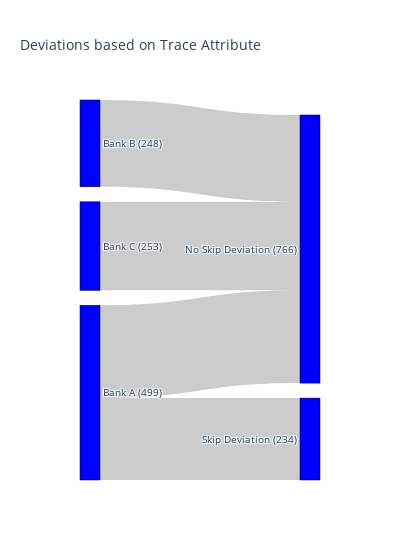

Write notebook code for a chart like this one.
### Code cell
import plotly.graph_objects as go

fig = go.Figure(data=[go.Sankey(
    node = dict(
      pad = 15,
      thickness = 20,
      line = dict(color = "black", width = 0.5),
      label = labels,
      color = "blue"
    ),
    link = dict(
      source = source, 
      target = target,
      value = value
  ))])

fig.update_layout(title_text="Deviations based on Trace Attribute", font_size=10)
fig.update_layout(width=int(400))
fig.show()

### Figure 1 — Plotly figure (JSON) as saved in the notebook; plotly's stock layout.template omitted (floating-point values rounded to 4 significant figures)
{"data": [{"link": {"source": [2, 2, 0, 0, 1, 1], "target": [3, 4, 3, 4, 3, 4], "value": [253, 0, 265, 234, 248, 0]}, "node": {"color": "blue", "label": ["Bank A (499)", "Bank B (248)", "Bank C (253)", "No Skip Deviation (766)", "Skip Deviation (234)"], "line": {"color": "black", "width": 0.5}, "pad": 15, "thickness": 20}, "type": "sankey"}], "layout": {"font": {"size": 10}, "title": {"text": "Deviations based on Trace Attribute"}, "width": 400}}
